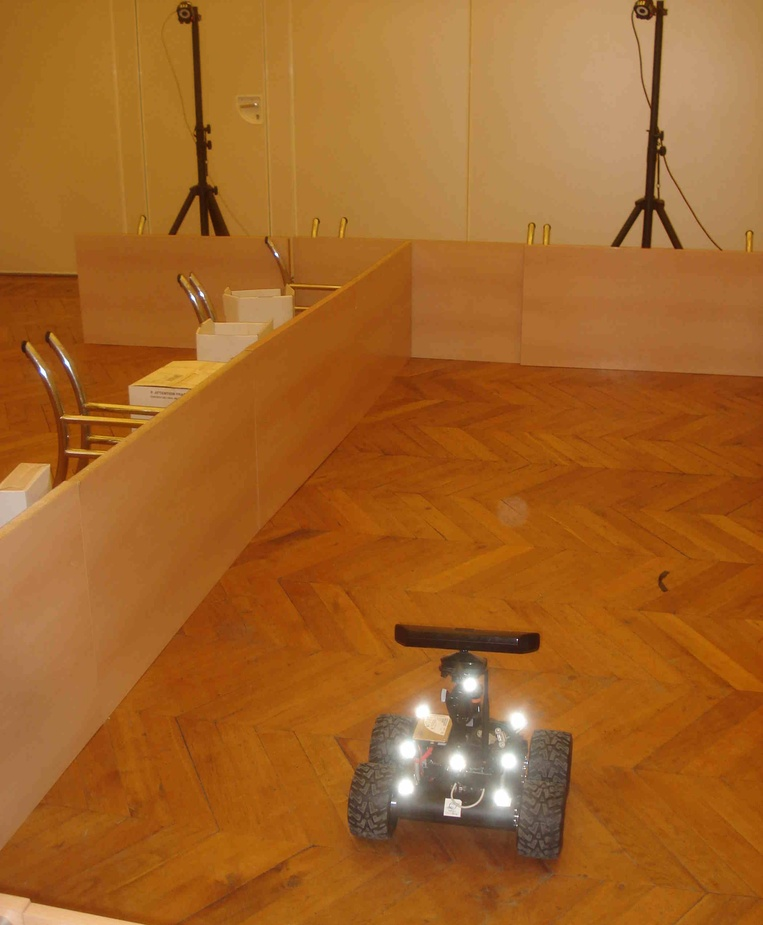
#> input picture libs/ukfm/docsource/source/images/robot.jpg, 763 x 925 px, shrunk from 2102 x 2547 before the run; its folder holds only this picture in this run
$ python -i plot_testing3.py   (imports and definitions only)
#> lines starting #> are read from the running program, lines starting #| are printed output that depends on the picture; after the words box and inside, x2 and y2 are one past the last pixel; in counts of white or black regions, pixels touching at a corner belong together
import os
import numpy as np
import matplotlib.pyplot as plt
from matplotlib import cm
from matplotlib.widgets import Slider
from scipy import ndimage as ndi

from utils import (
    get_newest_file,
    load_csv,
    get_processed_image_from_row,
)


def threshold_relevant_range(image, vmin=70, vmax=254):
#> called with vmin = 1, vmax = 254
    out = np.zeros_like(image, dtype=np.uint8)

    # Keep only meaningful intensity range.
    # Remove invalid/background values like 0 and 255.
    mask = (image >= vmin) & (image <= vmax) & (image != 0) & (image != 255)
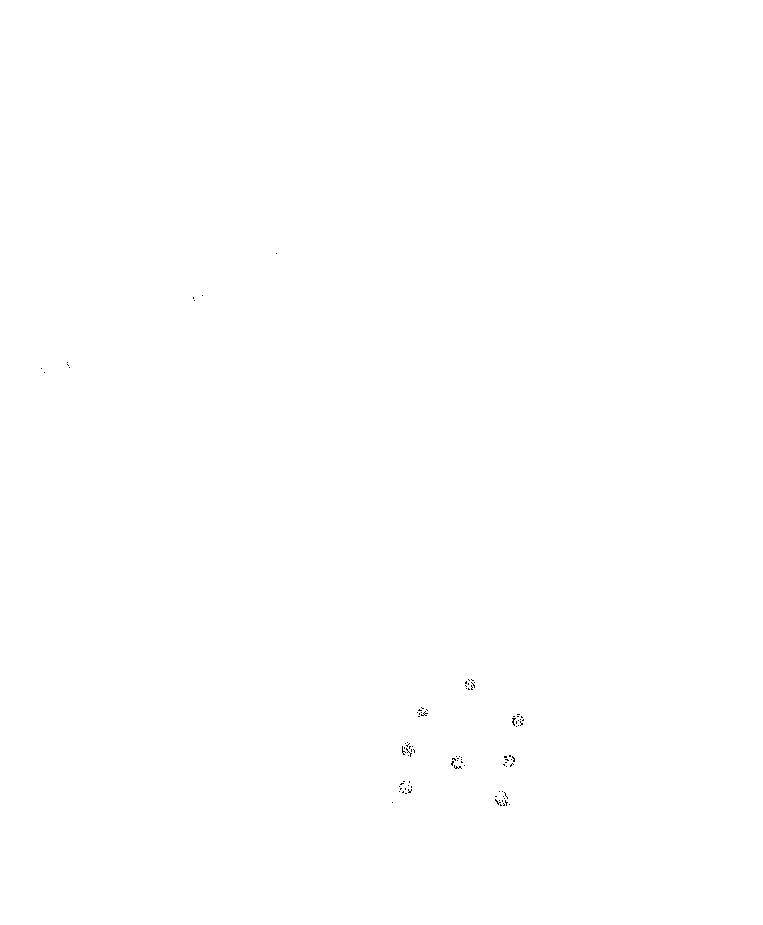
#> mask: shape (925, 763) bool; 100% white; black in thin lines or dots, all inside (x1, y1, x2, y2) = (41, 253, 524, 806)
    out[mask] = image[mask]

    return out


def make_red_blue_overlay(bright_mask, shadow_mask):
    overlay = np.zeros((bright_mask.shape[0], bright_mask.shape[1], 3), dtype=np.uint8)

    # Blue = shadow candidates
    overlay[shadow_mask > 0] = [0, 0, 255]

    # Red = bright candidates
    overlay[bright_mask > 0] = [255, 0, 0]

    return overlay


def make_purple_overlay(mask):
    overlay = np.zeros((mask.shape[0], mask.shape[1], 3), dtype=np.uint8)

    # Purple = post-morphology semantic mask
    overlay[mask > 0] = [255, 0, 255]

    return overlay


def threshold_bright_candidates_local(image, window_size=31, offset=1):
#> called with window_size = 51, offset = 3
    image_f = image.astype(np.float32)

    valid_mask = (image != 0) & (image != 255)
    valid_f = valid_mask.astype(np.float32)

    # Local mean intensity from nearby valid pixels only.
    local_sum = ndi.uniform_filter(image_f * valid_f, size=window_size, mode="nearest")
    local_count = ndi.uniform_filter(valid_f, size=window_size, mode="nearest")

    local_mean = np.zeros_like(image_f, dtype=np.float32)
    np.divide(local_sum, local_count, out=local_mean, where=local_count > 0)

    # Bright pixel = above local mean by some offset.
    mask = valid_mask & (image_f >= (local_mean + offset))
#> mask: shape (925, 763) bool; 24.9% white; 3452 white regions (3076 under 20 px), largest, box (x1, y1, x2, y2) and area: (137, 0, 270, 257) 13880, (0, 253, 392, 536) 12758, (0, 397, 349, 850) 10299

    out = np.zeros_like(image, dtype=np.uint8)
    out[mask] = 255

    return out


def threshold_shadow_candidates_local(image, window_size=31, offset=1):
#> called with window_size = 51, offset = 3
    image_f = image.astype(np.float32)

    valid_mask = (image != 0) & (image != 255)
    valid_f = valid_mask.astype(np.float32)

    # Local mean intensity from nearby valid pixels only.
    local_sum = ndi.uniform_filter(image_f * valid_f, size=window_size, mode="nearest")
    local_count = ndi.uniform_filter(valid_f, size=window_size, mode="nearest")

    local_mean = np.zeros_like(image_f, dtype=np.float32)
    np.divide(local_sum, local_count, out=local_mean, where=local_count > 0)

    # Shadow pixel = below local mean by some offset.
    mask = valid_mask & (image_f <= (local_mean - offset))
#> mask: shape (925, 763) bool; 22% white; 2936 white regions (2612 under 20 px), largest, box (x1, y1, x2, y2) and area: (0, 113, 603, 507) 30278, (334, 623, 586, 876) 27003, (0, 516, 344, 865) 8912

    out = np.zeros_like(image, dtype=np.uint8)
    out[mask] = 255

    return out


def filter_semantic_pairs(
    bright_mask,
    shadow_mask,
    search_radius=12,
    min_support=8,
):
#> called with search_radius = 21, min_support = 100
    bright_bin = bright_mask > 0
    shadow_bin = shadow_mask > 0

    # We look in a local neighborhood around each bright/shadow pixel.
    # If a bright pixel has enough nearby shadow support, it survives.
    # If a shadow pixel has enough nearby bright support, it survives.
    kernel_size = 2 * search_radius + 1
    kernel = np.ones((kernel_size, kernel_size), dtype=np.uint8)

    shadow_support = ndi.convolve(shadow_bin.astype(np.uint8), kernel, mode="constant", cval=0)
    bright_support = ndi.convolve(bright_bin.astype(np.uint8), kernel, mode="constant", cval=0)
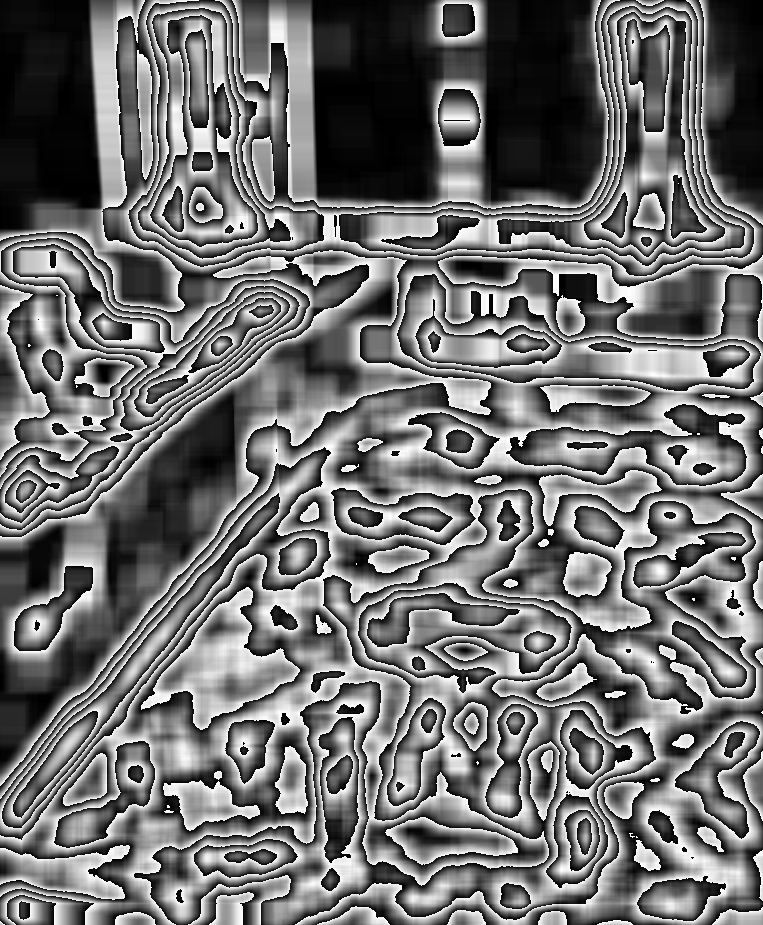
#> bright_support: shape (925, 763); min 0, max 255, mean 112

    bright_paired = bright_bin & (shadow_support >= min_support)
#> bright_paired: shape (925, 763) bool; 14.7% white; 2908 white regions (2289 under 20 px), largest, box (x1, y1, x2, y2) and area: (0, 424, 349, 841) 2970, (170, 13, 197, 215) 1837, (658, 0, 677, 178) 1694
    shadow_paired = shadow_bin & (bright_support >= min_support)
#> shadow_paired: shape (925, 763) bool; 13.4% white; 2670 white regions (2066 under 20 px), largest, box (x1, y1, x2, y2) and area: (16, 539, 261, 834) 1585, (160, 292, 357, 441) 1581, (386, 817, 518, 857) 1548

    # Final semantic candidate mask is union of surviving bright and shadow pixels.
    paired_mask = np.zeros_like(bright_mask, dtype=np.uint8)
    paired_mask[bright_paired | shadow_paired] = 255

    return (
        (bright_paired.astype(np.uint8) * 255),
        (shadow_paired.astype(np.uint8) * 255),
        paired_mask,
    )


def apply_morphology_sequence(mask, operations):
    work = mask > 0
    structure = np.ones((3, 3), dtype=bool)

    # Apply a sequence like:
    # [("dilate", 2), ("erode", 1), ("close", 2)]
    # so you can tune shape growth/shrinking step by step.
    for op_name, iterations in operations:
        if iterations <= 0:
            continue

        if op_name == "dilate":
            work = ndi.binary_dilation(work, structure=structure, iterations=iterations)
        elif op_name == "erode":
            work = ndi.binary_erosion(work, structure=structure, iterations=iterations)
        elif op_name == "open":
            work = ndi.binary_opening(work, structure=structure, iterations=iterations)
        elif op_name == "close":
            work = ndi.binary_closing(work, structure=structure, iterations=iterations)
        else:
            raise ValueError(f"Unknown morphology operation: {op_name}")

    out = np.zeros_like(mask, dtype=np.uint8)
    out[work] = 255

    return out


def simple_semantic_threshold(image, relevant_min=1, local_window_size=51, local_offset=3):
    relevant = threshold_relevant_range(image, vmin=relevant_min, vmax=254)

    # Window of local values.
    # Bigger window = more global behavior and less noise.
    # Smaller window = more local behavior and more sensitivity to tiny local changes.
    # Offset is how far above/below the local mean a pixel must be to count.
    bright = threshold_bright_candidates_local(
        relevant,
        window_size=local_window_size,
        offset=local_offset,
    )

    shadow = threshold_shadow_candidates_local(
        relevant,
        window_size=local_window_size,
        offset=local_offset,
    )

    # Raw local semantic overlay.
    overlay = make_red_blue_overlay(bright, shadow)

    # New semantic step:
    # Keep only bright/shadow pixels that have nearby support from the opposite class.
    # This removes isolated red or blue speckles that do not participate in a local bright-shadow pattern.
    bright_paired, shadow_paired, paired_mask = filter_semantic_pairs(
        bright,
        shadow,
        search_radius=21,
        min_support=100,
    )
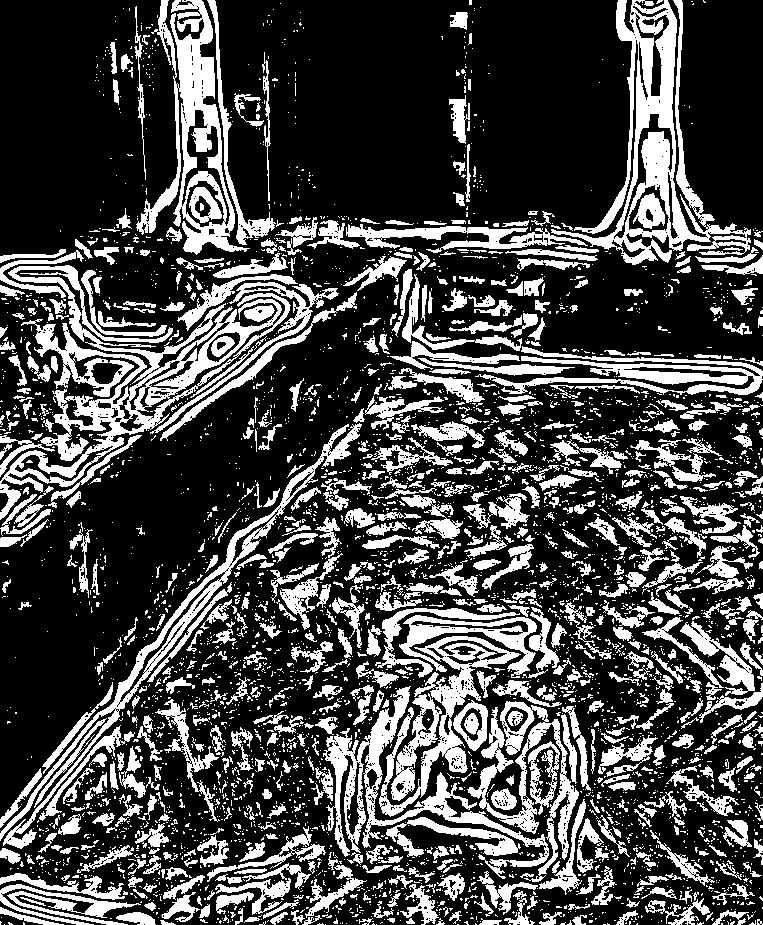
#> paired_mask: shape (925, 763); 28.1% white; 4176 white regions (3413 under 20 px), largest, box (x1, y1, x2, y2) and area: (0, 265, 291, 520) 14094, (551, 0, 751, 265) 12194, (136, 0, 250, 255) 8384

    # Now make a Dialation method an then removing and the dialoation and stuff like that dialate erode function where we give in the paired_mask
    # and then we do a certain amount of erosoan or doations folowed by a certain amount of erosion or dialions and so forth and so foth an array basicaly and get a image back
    # Then we use PURPLE color an dthsi is another mask that we will then overlay over the image jesjes do that please :)
    # Alos plot the overlay over the map now the Purple one notthe green one, also purple should have ist own plot as well :)

    # Paired red/blue overlay after pruning.
    paired_overlay = make_red_blue_overlay(bright_paired, shadow_paired)
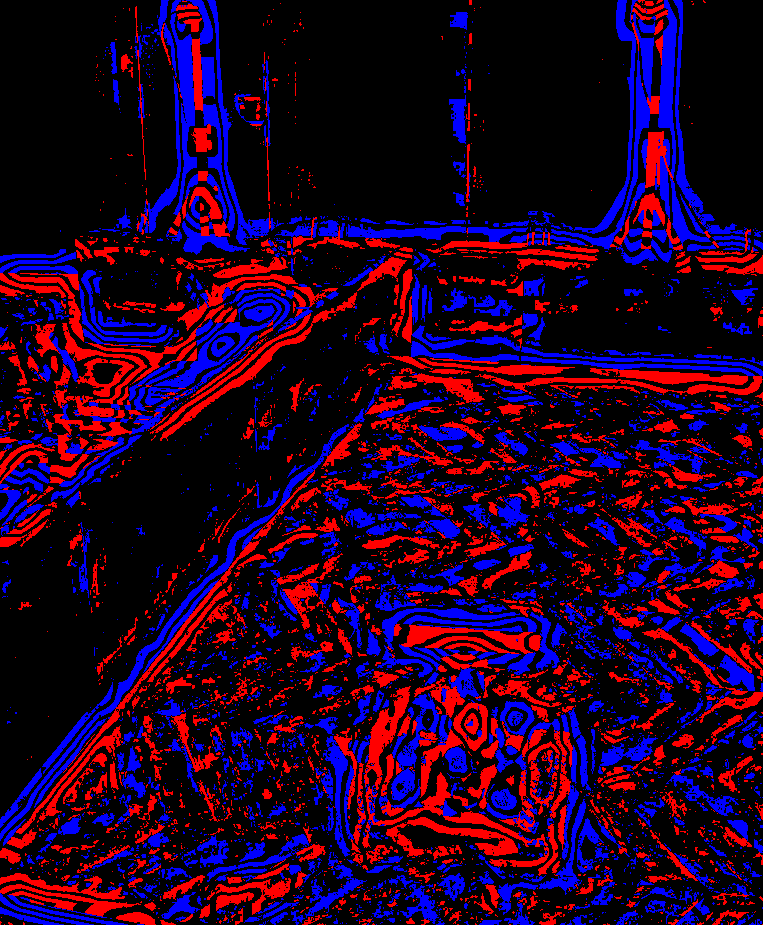
#> paired_overlay: shape (925, 763, 3); mean of channels 0, 1, 2 37.5, 0, 34.1; drawn as B, G, R

    # Morphology step after semantic pairing.
    # Tune this sequence however you want.
    morphology_operations = [
        ("dilate", 4),
        ("erode", 1),
        ("close", 2),
        ("dilate", 4),
        ("erode", 2),
        ("close", 4),
    ]

    purple_mask = apply_morphology_sequence(
        paired_mask,
        morphology_operations,
    )
#> after the loop in apply_morphology_sequence, `for op_name, iterations in operations:`:
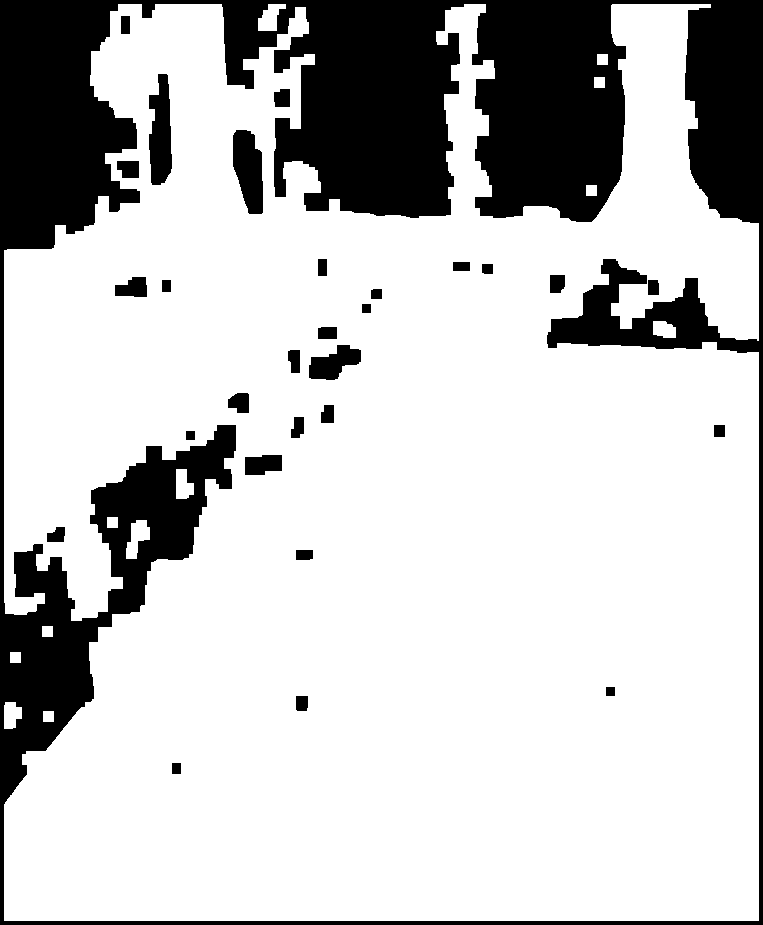
#> work: shape (925, 763) bool; 77.3% white; 29 black regions, largest, box (x1, y1, x2, y2) and area: (0, 0, 763, 925) 150205, (149, 74, 172, 185) 1940, (233, 130, 263, 214) 1900

    # Final purple semantic mask / overlay.
    purple_overlay = make_purple_overlay(purple_mask)
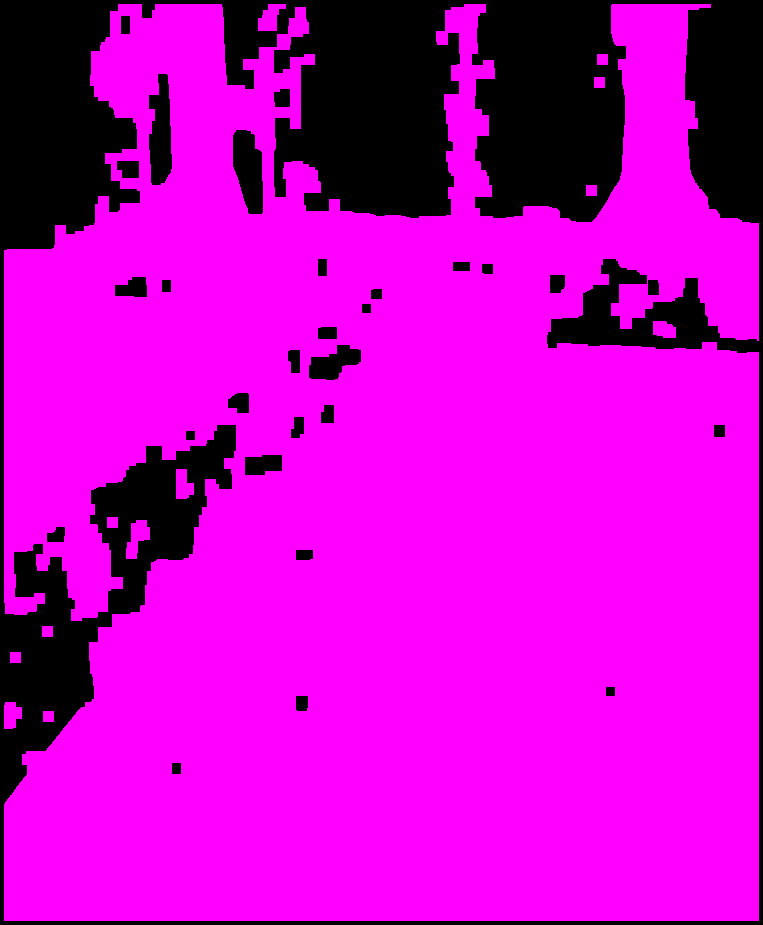
#> purple_overlay: shape (925, 763, 3); mean of channels 0, 1, 2 197.1, 0, 197.1; drawn as B, G, R

    return {
        "relevant": relevant,
        "bright": bright,
        "shadow": shadow,
        "overlay": overlay,
        "bright_paired": bright_paired,
        "shadow_paired": shadow_paired,
        "paired_mask": paired_mask,
        "paired_overlay": paired_overlay,
        "purple_mask": purple_mask,
        "purple_overlay": purple_overlay,
    }


# [91 lines left out: function plot_semantic_pipeline, not called in this run]


# [12 lines not run here, left out]

>>> import cv2
>>> picture = cv2.imread('../../../../../../../libs/ukfm/docsource/source/images/robot.jpg', cv2.IMREAD_GRAYSCALE)
>>> result = simple_semantic_threshold(picture)
#> result = 10 items
